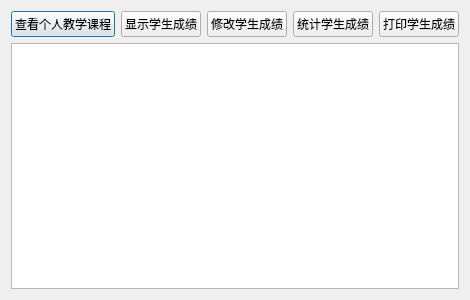
<?xml version="1.0" encoding="UTF-8"?>
<ui version="4.0">
 <class>teacell_score</class>
 <widget class="QDialog" name="teacell_score">
  <property name="geometry">
   <rect>
    <x>0</x>
    <y>0</y>
    <width>400</width>
    <height>300</height>
   </rect>
  </property>
  <property name="windowTitle">
   <string>Dialog</string>
  </property>
  <layout class="QGridLayout" name="gridLayout">
   <item row="0" column="0">
    <widget class="QPushButton" name="myCourse">
     <property name="text">
      <string>查看个人教学课程</string>
     </property>
    </widget>
   </item>
   <item row="0" column="1">
    <widget class="QPushButton" name="showScore">
     <property name="text">
      <string>显示学生成绩</string>
     </property>
    </widget>
   </item>
   <item row="0" column="2">
    <widget class="QPushButton" name="updateScore">
     <property name="text">
      <string>修改学生成绩</string>
     </property>
    </widget>
   </item>
   <item row="0" column="3">
    <widget class="QPushButton" name="countScore">
     <property name="text">
      <string>统计学生成绩</string>
     </property>
    </widget>
   </item>
   <item row="0" column="4">
    <widget class="QPushButton" name="printScore">
     <property name="text">
      <string>打印学生成绩</string>
     </property>
    </widget>
   </item>
   <item row="1" column="0" colspan="5">
    <widget class="QTableView" name="tableView"/>
   </item>
  </layout>
 </widget>
 <resources/>
 <connections/>
</ui>
